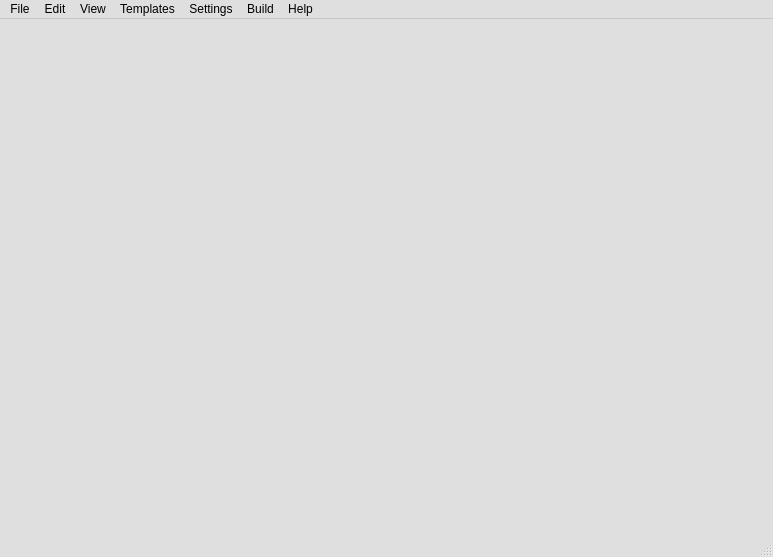
<?xml version="1.0" encoding="UTF-8"?>
<ui version="4.0">
 <class>kuzyaForm</class>
 <widget class="QMainWindow" name="kuzyaForm">
  <property name="geometry">
   <rect>
    <x>0</x>
    <y>0</y>
    <width>773</width>
    <height>557</height>
   </rect>
  </property>
  <property name="baseSize">
   <size>
    <width>150</width>
    <height>0</height>
   </size>
  </property>
  <property name="palette">
   <palette>
    <active>
     <colorrole role="WindowText">
      <brush brushstyle="SolidPattern">
       <color alpha="255">
        <red>0</red>
        <green>0</green>
        <blue>0</blue>
       </color>
      </brush>
     </colorrole>
     <colorrole role="Button">
      <brush brushstyle="SolidPattern">
       <color alpha="255">
        <red>224</red>
        <green>223</green>
        <blue>223</blue>
       </color>
      </brush>
     </colorrole>
     <colorrole role="Light">
      <brush brushstyle="SolidPattern">
       <color alpha="255">
        <red>255</red>
        <green>255</green>
        <blue>255</blue>
       </color>
      </brush>
     </colorrole>
     <colorrole role="Midlight">
      <brush brushstyle="SolidPattern">
       <color alpha="255">
        <red>239</red>
        <green>239</green>
        <blue>239</blue>
       </color>
      </brush>
     </colorrole>
     <colorrole role="Dark">
      <brush brushstyle="SolidPattern">
       <color alpha="255">
        <red>112</red>
        <green>111</green>
        <blue>111</blue>
       </color>
      </brush>
     </colorrole>
     <colorrole role="Mid">
      <brush brushstyle="SolidPattern">
       <color alpha="255">
        <red>149</red>
        <green>149</green>
        <blue>149</blue>
       </color>
      </brush>
     </colorrole>
     <colorrole role="Text">
      <brush brushstyle="SolidPattern">
       <color alpha="255">
        <red>0</red>
        <green>0</green>
        <blue>0</blue>
       </color>
      </brush>
     </colorrole>
     <colorrole role="BrightText">
      <brush brushstyle="SolidPattern">
       <color alpha="255">
        <red>255</red>
        <green>255</green>
        <blue>255</blue>
       </color>
      </brush>
     </colorrole>
     <colorrole role="ButtonText">
      <brush brushstyle="SolidPattern">
       <color alpha="255">
        <red>0</red>
        <green>0</green>
        <blue>0</blue>
       </color>
      </brush>
     </colorrole>
     <colorrole role="Base">
      <brush brushstyle="SolidPattern">
       <color alpha="255">
        <red>255</red>
        <green>255</green>
        <blue>255</blue>
       </color>
      </brush>
     </colorrole>
     <colorrole role="Window">
      <brush brushstyle="SolidPattern">
       <color alpha="255">
        <red>224</red>
        <green>223</green>
        <blue>223</blue>
       </color>
      </brush>
     </colorrole>
     <colorrole role="Shadow">
      <brush brushstyle="SolidPattern">
       <color alpha="255">
        <red>0</red>
        <green>0</green>
        <blue>0</blue>
       </color>
      </brush>
     </colorrole>
     <colorrole role="AlternateBase">
      <brush brushstyle="SolidPattern">
       <color alpha="255">
        <red>239</red>
        <green>239</green>
        <blue>239</blue>
       </color>
      </brush>
     </colorrole>
     <colorrole role="ToolTipBase">
      <brush brushstyle="SolidPattern">
       <color alpha="255">
        <red>255</red>
        <green>255</green>
        <blue>220</blue>
       </color>
      </brush>
     </colorrole>
     <colorrole role="ToolTipText">
      <brush brushstyle="SolidPattern">
       <color alpha="255">
        <red>0</red>
        <green>0</green>
        <blue>0</blue>
       </color>
      </brush>
     </colorrole>
    </active>
    <inactive>
     <colorrole role="WindowText">
      <brush brushstyle="SolidPattern">
       <color alpha="255">
        <red>0</red>
        <green>0</green>
        <blue>0</blue>
       </color>
      </brush>
     </colorrole>
     <colorrole role="Button">
      <brush brushstyle="SolidPattern">
       <color alpha="255">
        <red>224</red>
        <green>223</green>
        <blue>223</blue>
       </color>
      </brush>
     </colorrole>
     <colorrole role="Light">
      <brush brushstyle="SolidPattern">
       <color alpha="255">
        <red>255</red>
        <green>255</green>
        <blue>255</blue>
       </color>
      </brush>
     </colorrole>
     <colorrole role="Midlight">
      <brush brushstyle="SolidPattern">
       <color alpha="255">
        <red>239</red>
        <green>239</green>
        <blue>239</blue>
       </color>
      </brush>
     </colorrole>
     <colorrole role="Dark">
      <brush brushstyle="SolidPattern">
       <color alpha="255">
        <red>112</red>
        <green>111</green>
        <blue>111</blue>
       </color>
      </brush>
     </colorrole>
     <colorrole role="Mid">
      <brush brushstyle="SolidPattern">
       <color alpha="255">
        <red>149</red>
        <green>149</green>
        <blue>149</blue>
       </color>
      </brush>
     </colorrole>
     <colorrole role="Text">
      <brush brushstyle="SolidPattern">
       <color alpha="255">
        <red>0</red>
        <green>0</green>
        <blue>0</blue>
       </color>
      </brush>
     </colorrole>
     <colorrole role="BrightText">
      <brush brushstyle="SolidPattern">
       <color alpha="255">
        <red>255</red>
        <green>255</green>
        <blue>255</blue>
       </color>
      </brush>
     </colorrole>
     <colorrole role="ButtonText">
      <brush brushstyle="SolidPattern">
       <color alpha="255">
        <red>0</red>
        <green>0</green>
        <blue>0</blue>
       </color>
      </brush>
     </colorrole>
     <colorrole role="Base">
      <brush brushstyle="SolidPattern">
       <color alpha="255">
        <red>255</red>
        <green>255</green>
        <blue>255</blue>
       </color>
      </brush>
     </colorrole>
     <colorrole role="Window">
      <brush brushstyle="SolidPattern">
       <color alpha="255">
        <red>224</red>
        <green>223</green>
        <blue>223</blue>
       </color>
      </brush>
     </colorrole>
     <colorrole role="Shadow">
      <brush brushstyle="SolidPattern">
       <color alpha="255">
        <red>0</red>
        <green>0</green>
        <blue>0</blue>
       </color>
      </brush>
     </colorrole>
     <colorrole role="AlternateBase">
      <brush brushstyle="SolidPattern">
       <color alpha="255">
        <red>239</red>
        <green>239</green>
        <blue>239</blue>
       </color>
      </brush>
     </colorrole>
     <colorrole role="ToolTipBase">
      <brush brushstyle="SolidPattern">
       <color alpha="255">
        <red>255</red>
        <green>255</green>
        <blue>220</blue>
       </color>
      </brush>
     </colorrole>
     <colorrole role="ToolTipText">
      <brush brushstyle="SolidPattern">
       <color alpha="255">
        <red>0</red>
        <green>0</green>
        <blue>0</blue>
       </color>
      </brush>
     </colorrole>
    </inactive>
    <disabled>
     <colorrole role="WindowText">
      <brush brushstyle="SolidPattern">
       <color alpha="255">
        <red>112</red>
        <green>111</green>
        <blue>111</blue>
       </color>
      </brush>
     </colorrole>
     <colorrole role="Button">
      <brush brushstyle="SolidPattern">
       <color alpha="255">
        <red>224</red>
        <green>223</green>
        <blue>223</blue>
       </color>
      </brush>
     </colorrole>
     <colorrole role="Light">
      <brush brushstyle="SolidPattern">
       <color alpha="255">
        <red>255</red>
        <green>255</green>
        <blue>255</blue>
       </color>
      </brush>
     </colorrole>
     <colorrole role="Midlight">
      <brush brushstyle="SolidPattern">
       <color alpha="255">
        <red>239</red>
        <green>239</green>
        <blue>239</blue>
       </color>
      </brush>
     </colorrole>
     <colorrole role="Dark">
      <brush brushstyle="SolidPattern">
       <color alpha="255">
        <red>112</red>
        <green>111</green>
        <blue>111</blue>
       </color>
      </brush>
     </colorrole>
     <colorrole role="Mid">
      <brush brushstyle="SolidPattern">
       <color alpha="255">
        <red>149</red>
        <green>149</green>
        <blue>149</blue>
       </color>
      </brush>
     </colorrole>
     <colorrole role="Text">
      <brush brushstyle="SolidPattern">
       <color alpha="255">
        <red>112</red>
        <green>111</green>
        <blue>111</blue>
       </color>
      </brush>
     </colorrole>
     <colorrole role="BrightText">
      <brush brushstyle="SolidPattern">
       <color alpha="255">
        <red>255</red>
        <green>255</green>
        <blue>255</blue>
       </color>
      </brush>
     </colorrole>
     <colorrole role="ButtonText">
      <brush brushstyle="SolidPattern">
       <color alpha="255">
        <red>112</red>
        <green>111</green>
        <blue>111</blue>
       </color>
      </brush>
     </colorrole>
     <colorrole role="Base">
      <brush brushstyle="SolidPattern">
       <color alpha="255">
        <red>224</red>
        <green>223</green>
        <blue>223</blue>
       </color>
      </brush>
     </colorrole>
     <colorrole role="Window">
      <brush brushstyle="SolidPattern">
       <color alpha="255">
        <red>224</red>
        <green>223</green>
        <blue>223</blue>
       </color>
      </brush>
     </colorrole>
     <colorrole role="Shadow">
      <brush brushstyle="SolidPattern">
       <color alpha="255">
        <red>0</red>
        <green>0</green>
        <blue>0</blue>
       </color>
      </brush>
     </colorrole>
     <colorrole role="AlternateBase">
      <brush brushstyle="SolidPattern">
       <color alpha="255">
        <red>224</red>
        <green>223</green>
        <blue>223</blue>
       </color>
      </brush>
     </colorrole>
     <colorrole role="ToolTipBase">
      <brush brushstyle="SolidPattern">
       <color alpha="255">
        <red>255</red>
        <green>255</green>
        <blue>220</blue>
       </color>
      </brush>
     </colorrole>
     <colorrole role="ToolTipText">
      <brush brushstyle="SolidPattern">
       <color alpha="255">
        <red>0</red>
        <green>0</green>
        <blue>0</blue>
       </color>
      </brush>
     </colorrole>
    </disabled>
   </palette>
  </property>
  <property name="windowTitle">
   <string>Kuzya</string>
  </property>
  <property name="windowIcon">
   <iconset resource="images.qrc">
    <normaloff>:/menu/images/kuzya.png</normaloff>:/menu/images/kuzya.png</iconset>
  </property>
  <widget class="QWidget" name="centralwidget"/>
  <widget class="QMenuBar" name="menubar">
   <property name="geometry">
    <rect>
     <x>0</x>
     <y>0</y>
     <width>773</width>
     <height>22</height>
    </rect>
   </property>
   <widget class="QMenu" name="menuFile">
    <property name="title">
     <string>File</string>
    </property>
    <widget class="QMenu" name="menuRecent_Files">
     <property name="title">
      <string>Recent Files</string>
     </property>
    </widget>
    <addaction name="actionNew"/>
    <addaction name="actionOpen"/>
    <addaction name="menuRecent_Files"/>
    <addaction name="separator"/>
    <addaction name="actionSave"/>
    <addaction name="actionSave_as"/>
    <addaction name="separator"/>
    <addaction name="actionPrint"/>
    <addaction name="separator"/>
    <addaction name="actionExit"/>
   </widget>
   <widget class="QMenu" name="menuEdit">
    <property name="title">
     <string>Edit</string>
    </property>
    <addaction name="actionUndo"/>
    <addaction name="actionRedo"/>
    <addaction name="separator"/>
    <addaction name="actionCut"/>
    <addaction name="actionCopy"/>
    <addaction name="actionPaste"/>
    <addaction name="separator"/>
    <addaction name="actionSelect_all"/>
    <addaction name="separator"/>
    <addaction name="actionFind"/>
    <addaction name="actionReplace"/>
    <addaction name="separator"/>
    <addaction name="actionGoToLine"/>
    <addaction name="actionGoToMatchingBracket"/>
    <addaction name="separator"/>
   </widget>
   <widget class="QMenu" name="menuBuild">
    <property name="geometry">
     <rect>
      <x>802</x>
      <y>104</y>
      <width>155</width>
      <height>86</height>
     </rect>
    </property>
    <property name="minimumSize">
     <size>
      <width>120</width>
      <height>0</height>
     </size>
    </property>
    <property name="baseSize">
     <size>
      <width>150</width>
      <height>0</height>
     </size>
    </property>
    <property name="title">
     <string>Build</string>
    </property>
    <addaction name="actionCompile"/>
    <addaction name="actionRun"/>
   </widget>
   <widget class="QMenu" name="menuHelp">
    <property name="title">
     <string>Help</string>
    </property>
    <addaction name="actionKuzya_Help"/>
    <addaction name="actionAbout"/>
    <addaction name="actionAbout_Qt"/>
   </widget>
   <widget class="QMenu" name="menuTemplates">
    <property name="title">
     <string>Templates</string>
    </property>
   </widget>
   <widget class="QMenu" name="menuSettings">
    <property name="title">
     <string>Settings</string>
    </property>
    <widget class="QMenu" name="menuCompilation_Mode">
     <property name="title">
      <string>Compilation Mode</string>
     </property>
     <addaction name="actionDefaultMode"/>
     <addaction name="actionAlternativeMode"/>
     <addaction name="actionObjectMode"/>
     <addaction name="actionStaticLibMode"/>
     <addaction name="actionDynamicLibMode"/>
    </widget>
    <addaction name="menuCompilation_Mode"/>
    <addaction name="actionCommon"/>
   </widget>
   <widget class="QMenu" name="menuView">
    <property name="title">
     <string>View</string>
    </property>
    <addaction name="actionToggleFolds"/>
    <addaction name="separator"/>
    <addaction name="actionDefFontSize"/>
    <addaction name="actionEnlFont"/>
    <addaction name="actionShrinkFont"/>
    <addaction name="separator"/>
    <addaction name="actionNotificationList"/>
   </widget>
   <addaction name="menuFile"/>
   <addaction name="menuEdit"/>
   <addaction name="menuView"/>
   <addaction name="menuTemplates"/>
   <addaction name="menuSettings"/>
   <addaction name="menuBuild"/>
   <addaction name="menuHelp"/>
  </widget>
  <widget class="QStatusBar" name="statusbar"/>
  <action name="actionNew">
   <property name="icon">
    <iconset resource="images.qrc">
     <normaloff>:/menu/images/filenew.png</normaloff>:/menu/images/filenew.png</iconset>
   </property>
   <property name="text">
    <string>New</string>
   </property>
   <property name="shortcut">
    <string>Ctrl+N</string>
   </property>
  </action>
  <action name="actionOpen">
   <property name="icon">
    <iconset resource="images.qrc">
     <normaloff>:/menu/images/fileopen.png</normaloff>:/menu/images/fileopen.png</iconset>
   </property>
   <property name="text">
    <string>Open</string>
   </property>
   <property name="shortcut">
    <string>Ctrl+O</string>
   </property>
  </action>
  <action name="actionSave">
   <property name="icon">
    <iconset resource="images.qrc">
     <normaloff>:/menu/images/filesave.png</normaloff>:/menu/images/filesave.png</iconset>
   </property>
   <property name="text">
    <string>Save</string>
   </property>
   <property name="shortcut">
    <string>Ctrl+S</string>
   </property>
  </action>
  <action name="actionSave_as">
   <property name="icon">
    <iconset resource="images.qrc">
     <normaloff>:/menu/images/filesaveas.png</normaloff>:/menu/images/filesaveas.png</iconset>
   </property>
   <property name="text">
    <string>Save as...</string>
   </property>
   <property name="shortcut">
    <string/>
   </property>
  </action>
  <action name="actionExit">
   <property name="icon">
    <iconset resource="images.qrc">
     <normaloff>:/menu/images/escape.png</normaloff>:/menu/images/escape.png</iconset>
   </property>
   <property name="text">
    <string>Exit</string>
   </property>
   <property name="shortcut">
    <string>Ctrl+Q</string>
   </property>
  </action>
  <action name="actionUndo">
   <property name="icon">
    <iconset resource="images.qrc">
     <normaloff>:/menu/images/undo.png</normaloff>:/menu/images/undo.png</iconset>
   </property>
   <property name="text">
    <string>Undo</string>
   </property>
   <property name="shortcut">
    <string>Ctrl+Z</string>
   </property>
  </action>
  <action name="actionRedo">
   <property name="icon">
    <iconset resource="images.qrc">
     <normaloff>:/menu/images/redo.png</normaloff>:/menu/images/redo.png</iconset>
   </property>
   <property name="text">
    <string>Redo</string>
   </property>
   <property name="shortcut">
    <string>Ctrl+Y</string>
   </property>
  </action>
  <action name="actionRun">
   <property name="icon">
    <iconset resource="images.qrc">
     <normaloff>:/menu/images/player_play.png</normaloff>:/menu/images/player_play.png</iconset>
   </property>
   <property name="text">
    <string>Run</string>
   </property>
   <property name="iconText">
    <string>Run  </string>
   </property>
   <property name="shortcut">
    <string>F9</string>
   </property>
  </action>
  <action name="actionCompile">
   <property name="icon">
    <iconset resource="images.qrc">
     <normaloff>:/menu/images/configure.png</normaloff>:/menu/images/configure.png</iconset>
   </property>
   <property name="text">
    <string>Compile</string>
   </property>
   <property name="iconText">
    <string>Compile</string>
   </property>
   <property name="shortcut">
    <string>F8</string>
   </property>
  </action>
  <action name="actionAbout">
   <property name="icon">
    <iconset resource="images.qrc">
     <normaloff>:/menu/images/metacontact_offline.png</normaloff>:/menu/images/metacontact_offline.png</iconset>
   </property>
   <property name="text">
    <string>About Kuzya</string>
   </property>
   <property name="toolTip">
    <string>About Kuzya</string>
   </property>
  </action>
  <action name="actionCut">
   <property name="icon">
    <iconset resource="images.qrc">
     <normaloff>:/menu/images/editcut.png</normaloff>:/menu/images/editcut.png</iconset>
   </property>
   <property name="text">
    <string>Cut</string>
   </property>
  </action>
  <action name="actionCopy">
   <property name="icon">
    <iconset resource="images.qrc">
     <normaloff>:/menu/images/editcopy.png</normaloff>:/menu/images/editcopy.png</iconset>
   </property>
   <property name="text">
    <string>Copy</string>
   </property>
  </action>
  <action name="actionPaste">
   <property name="icon">
    <iconset resource="images.qrc">
     <normaloff>:/menu/images/editpaste.png</normaloff>:/menu/images/editpaste.png</iconset>
   </property>
   <property name="text">
    <string>Paste</string>
   </property>
  </action>
  <action name="actionGoToLine">
   <property name="icon">
    <iconset>
     <normaloff/>
    </iconset>
   </property>
   <property name="text">
    <string>Go to line...</string>
   </property>
   <property name="shortcut">
    <string>Alt+G</string>
   </property>
  </action>
  <action name="actionGoToMatchingBracket">
   <property name="text">
    <string>Go to matching bracket</string>
   </property>
   <property name="shortcut">
    <string>Alt+B</string>
   </property>
  </action>
  <action name="actionCommon">
   <property name="text">
    <string>Common</string>
   </property>
   <property name="shortcut">
    <string>Ctrl+Shift+C</string>
   </property>
  </action>
  <action name="openLast1st">
   <property name="text">
    <string>1.</string>
   </property>
  </action>
  <action name="openLast2nd">
   <property name="text">
    <string>2.</string>
   </property>
  </action>
  <action name="openLast3d">
   <property name="text">
    <string>3.</string>
   </property>
  </action>
  <action name="openLast4th">
   <property name="text">
    <string>4.</string>
   </property>
  </action>
  <action name="openLast5th">
   <property name="text">
    <string>5.</string>
   </property>
  </action>
  <action name="actionFind">
   <property name="icon">
    <iconset resource="images.qrc">
     <normaloff>:/menu/images/find.png</normaloff>:/menu/images/find.png</iconset>
   </property>
   <property name="text">
    <string>Find</string>
   </property>
   <property name="shortcut">
    <string>Ctrl+F</string>
   </property>
  </action>
  <action name="actionReplace">
   <property name="icon">
    <iconset resource="images.qrc">
     <normaloff>:/menu/images/text_replace.png</normaloff>:/menu/images/text_replace.png</iconset>
   </property>
   <property name="text">
    <string>Replace</string>
   </property>
   <property name="shortcut">
    <string>Ctrl+Shift+R</string>
   </property>
  </action>
  <action name="actionPrint">
   <property name="enabled">
    <bool>true</bool>
   </property>
   <property name="icon">
    <iconset resource="images.qrc">
     <normaloff>:/menu/images/printer.png</normaloff>:/menu/images/printer.png</iconset>
   </property>
   <property name="text">
    <string>Print</string>
   </property>
   <property name="shortcut">
    <string>Ctrl+P</string>
   </property>
  </action>
  <action name="actionKuzya_Help">
   <property name="text">
    <string>Kuzya Help  </string>
   </property>
   <property name="shortcut">
    <string>F1</string>
   </property>
  </action>
  <action name="actionSelect_all">
   <property name="text">
    <string>Select all</string>
   </property>
   <property name="shortcut">
    <string>Ctrl+A</string>
   </property>
  </action>
  <action name="actionNotificationList">
   <property name="checkable">
    <bool>true</bool>
   </property>
   <property name="icon">
    <iconset resource="images.qrc">
     <normaloff>:/menu/images/application_view_list.png</normaloff>:/menu/images/application_view_list.png</iconset>
   </property>
   <property name="text">
    <string>Show notifications</string>
   </property>
   <property name="toolTip">
    <string>Show notifications</string>
   </property>
   <property name="shortcut">
    <string>F10</string>
   </property>
  </action>
  <action name="actionToggleFolds">
   <property name="text">
    <string>Toggle All Folds</string>
   </property>
  </action>
  <action name="actionDefFontSize">
   <property name="icon">
    <iconset resource="images.qrc">
     <normaloff>:/menu/images/default_font_size.png</normaloff>:/menu/images/default_font_size.png</iconset>
   </property>
   <property name="text">
    <string>Default Font Size</string>
   </property>
  </action>
  <action name="actionEnlFont">
   <property name="icon">
    <iconset resource="images.qrc">
     <normaloff>:/menu/images/font_enlarge.png</normaloff>:/menu/images/font_enlarge.png</iconset>
   </property>
   <property name="text">
    <string>Enlarge Font</string>
   </property>
   <property name="shortcut">
    <string>Ctrl++</string>
   </property>
  </action>
  <action name="actionShrinkFont">
   <property name="icon">
    <iconset resource="images.qrc">
     <normaloff>:/menu/images/font_shrink.png</normaloff>:/menu/images/font_shrink.png</iconset>
   </property>
   <property name="text">
    <string>Shrink Font</string>
   </property>
   <property name="shortcut">
    <string>Ctrl+-</string>
   </property>
  </action>
  <action name="actionAbout_Qt">
   <property name="text">
    <string>About Qt</string>
   </property>
  </action>
  <action name="actionDefaultMode">
   <property name="checkable">
    <bool>true</bool>
   </property>
   <property name="text">
    <string>Default</string>
   </property>
  </action>
  <action name="actionObjectMode">
   <property name="checkable">
    <bool>true</bool>
   </property>
   <property name="text">
    <string>Create object file</string>
   </property>
  </action>
  <action name="actionStaticLibMode">
   <property name="checkable">
    <bool>true</bool>
   </property>
   <property name="text">
    <string>Build static library</string>
   </property>
  </action>
  <action name="actionDynamicLibMode">
   <property name="checkable">
    <bool>true</bool>
   </property>
   <property name="text">
    <string>Build dynamic library</string>
   </property>
  </action>
  <action name="actionAlternativeMode">
   <property name="checkable">
    <bool>true</bool>
   </property>
   <property name="text">
    <string>Alternative</string>
   </property>
  </action>
 </widget>
 <resources>
  <include location="images.qrc"/>
 </resources>
 <connections/>
</ui>
